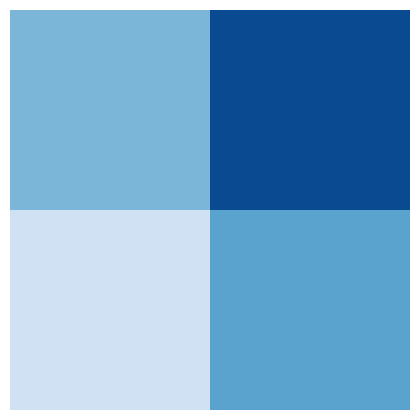

This figure's notebook cell:
### Code cell
source = pd.DataFrame({
    'row': [1, 1, 2, 2],  
    'col': [1, 2, 1, 2], 
    'value': [50, 100, 20, 60]  
})

chart = alt.Chart(source).mark_rect().encode(
    x=alt.X('col:N', title=None, axis=None),  
    y=alt.Y('row:N', title=None, axis=None),  
    color=alt.Color('value:Q', legend=None).scale(scheme='blues')
).properties(
    width=200,
    height=200
).configure_axis(
    grid=False
).configure_view(
    strokeWidth=0  
)

chart

### Figure 1 — Vega-Lite specification as saved in the notebook (floating-point values rounded to 4 significant figures)
{"config": {"view": {"continuousWidth": 300, "continuousHeight": 300, "strokeWidth": 0}, "axis": {"grid": false}}, "data": {"name": "data-37b6099736f6a56963e3712522767d2c"}, "mark": {"type": "rect"}, "encoding": {"color": {"field": "value", "legend": null, "scale": {"scheme": "blues"}, "type": "quantitative"}, "x": {"axis": null, "field": "col", "title": null, "type": "nominal"}, "y": {"axis": null, "field": "row", "title": null, "type": "nominal"}}, "height": 200, "width": 200, "$schema": "https://vega.github.io/schema/vega-lite/v5.20.1.json", "datasets": {"data-37b6099736f6a56963e3712522767d2c": [{"row": 1, "col": 1, "value": 50}, {"row": 1, "col": 2, "value": 100}, {"row": 2, "col": 1, "value": 20}, {"row": 2, "col": 2, "value": 60}]}}
